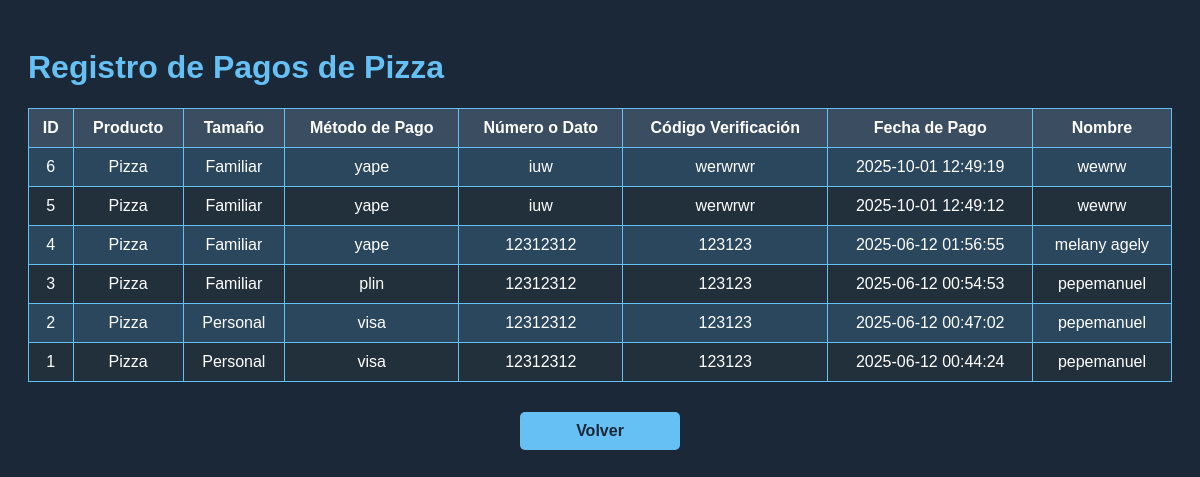
The page /mostrar_registros.php on the database its author committed.
### tables this page shows
CREATE TABLE `historial_pagos` (
  `id` int NOT NULL,
  `producto` varchar(100) DEFAULT NULL,
  `tamano` varchar(50) DEFAULT NULL,
  `metodo_pago` varchar(50) DEFAULT NULL,
  `numero_tarjeta_o_dato` varchar(100) DEFAULT NULL,
  `codigo_verificacion` varchar(10) DEFAULT NULL,
  `fecha_pago` datetime DEFAULT NULL,
  `nombre_cliente` varchar(100) DEFAULT NULL,
  `registrado_en` timestamp NULL DEFAULT CURRENT_TIMESTAMP
);

### mostrar_registros.php (the view, shortened to what this page needs)
<!DOCTYPE html>
<html lang="es">
<head>
</head>
<body>
    <h1>Registro de Pagos de Pizza</h1>
    <table>
        <thead>
            <tr>
                <th>ID</th>
                <th>Producto</th>
                <th>Tamaño</th>
                <th>Método de Pago</th>
                <th>Número o Dato</th>
                <th>Código Verificación</th>
                <th>Fecha de Pago</th>
                <th>Nombre</th>
            </tr>
        </thead>
        <tbody>
            <?php
            $conexion = new mysqli("localhost", "root", "", "victorino");
            $sql = "SELECT * FROM historial_pagos ORDER BY fecha_pago DESC";
            $resultado = $conexion->query($sql);
            if ($resultado->num_rows > 0) {
                while ($fila = $resultado->fetch_assoc()) {
                    echo "<tr>
                        <td>{$fila['id']}</td>
                        <td>{$fila['producto']}</td>
                        <td>{$fila['tamano']}</td>
                        <td>{$fila['metodo_pago']}</td>
                        <td>{$fila['numero_tarjeta_o_dato']}</td>
                        <td>{$fila['codigo_verificacion']}</td>
                        <td>{$fila['fecha_pago']}</td>
                        <td>{$fila['nombre_cliente']}</td>
                    </tr>";
                }
            } else {
                echo "<tr><td colspan='8'>No hay registros.</td></tr>";
            }
            ?>
        </tbody>
    </table>
    <a href="dashboardvictorino.php" class="btn-volver">Volver</a>
</body>
</html>

### mostrar_registros.php (style rules this page uses)
body { font-family: Arial, sans-serif; background-color: #1b2838; color: #ffffff; padding: 20px; }
h1 { color: #66c0f4; }
table { width: 100%; border-collapse: collapse; background-color: #2a475e; border: 1px solid #66c0f4; }
th, td { border: 1px solid #66c0f4; padding: 10px; text-align: center; }
th { background-color: #3b4d61; }
tr:nth-child(even) { background-color: #22303c; }
.btn-volver { display: block; margin: 30px auto 0; padding: 10px 20px; background-color: #66c0f4; color: #1b2838; border: none; border-radius: 5px; font-weight: bold; text-decoration: none; text-align: center; width: 120px; }

### rows shown on the page
historial_pagos: id "6", producto "Pizza", tamano "Familiar", metodo_pago "yape", numero_tarjeta_o_dato "iuw", codigo_verificacion "werwrwr", fecha_pago "2025-10-01 12:49:19", nombre_cliente "wewrw"
historial_pagos: id "5", producto "Pizza", tamano "Familiar", metodo_pago "yape", numero_tarjeta_o_dato "iuw", codigo_verificacion "werwrwr", fecha_pago "2025-10-01 12:49:12", nombre_cliente "wewrw"
historial_pagos: id "4", producto "Pizza", tamano "Familiar", metodo_pago "yape", numero_tarjeta_o_dato "12312312", codigo_verificacion "123123", fecha_pago "2025-06-12 01:56:55", nombre_cliente "melany agely"
historial_pagos: id "3", producto "Pizza", tamano "Familiar", metodo_pago "plin", numero_tarjeta_o_dato "12312312", codigo_verificacion "123123", fecha_pago "2025-06-12 00:54:53", nombre_cliente "pepemanuel"
historial_pagos: id "2", producto "Pizza", tamano "Personal", metodo_pago "visa", numero_tarjeta_o_dato "12312312", codigo_verificacion "123123", fecha_pago "2025-06-12 00:47:02", nombre_cliente "pepemanuel"
historial_pagos: id "1", producto "Pizza", tamano "Personal", metodo_pago "visa", numero_tarjeta_o_dato "12312312", codigo_verificacion "123123", fecha_pago "2025-06-12 00:44:24", nombre_cliente "pepemanuel"
